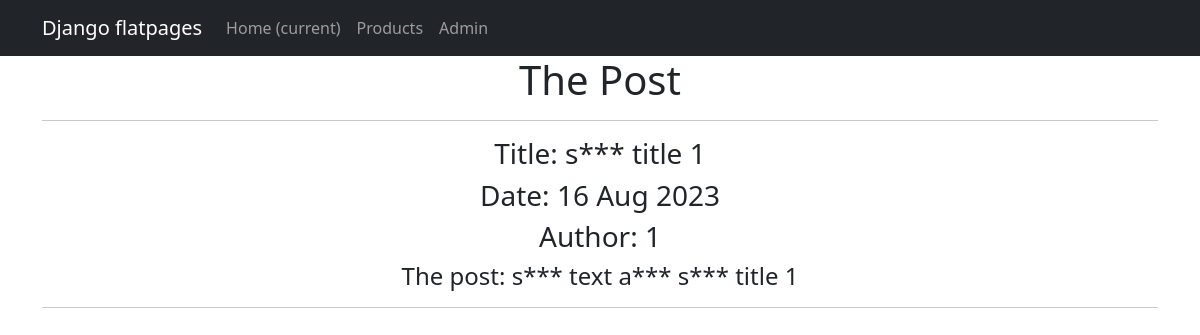
Screenshot of /news/1 with the database file from the repository.
### news/models.py (models this page shows, shortened)
class Post(models.Model):
    author = models.ForeignKey(Author, on_delete=models.CASCADE)
    NEWS = 'NW'
    ARTICLE = 'AR'
    CATEGORY_CHOICES = (
        (NEWS, 'Новость'),
        (ARTICLE, 'Статья'),
    )
    category_type = models.CharField(max_length=2, choices=CATEGORY_CHOICES, default=ARTICLE)
    date_creation = models.DateTimeField(auto_now_add=True)
    post_category = models.ManyToManyField(Category, through='PostCategory')
    title = models.CharField(max_length=128)
    text = models.TextField()
    rating = models.SmallIntegerField(default=0)

### news/views.py (the view)
# urls.py: path('<int:pk>', PostDetail.as_view())
class PostDetail(DetailView):
    model = Post
    template_name = 'post.html'
    context_object_name = 'post'

### news/templatetags/custom_filters.py (called while the page is built)
@register.filter()
def censor(value):
    text = value.split()
    for i, word in enumerate(text):
        if word in bad_words:
            text[i] = word[0] + '***'
    return ' '.join(text)

### templates/post.html (shortened to what this page needs)
{% extends 'flatpages/default.html' %}
{% load custom_filters %}
{% block content %}
    <h1>The Post</h1>
    <hr>
    <h3>Title: {{ post.title|censor }}</h3>
    <h3>Date: {{ post.date_creation|date:'d M Y' }}</h3>
    <h3>Author: {{ post.author_id}}</h3>
    <h4>The post: {{ post.text|censor }}</h4>
    <hr>
{% endblock content %}

### rows the page displays
Post: title|censor "s*** title 1", date_creation "16 Aug 2023", author_id "1", text|censor "s*** text a*** s*** title 1"
